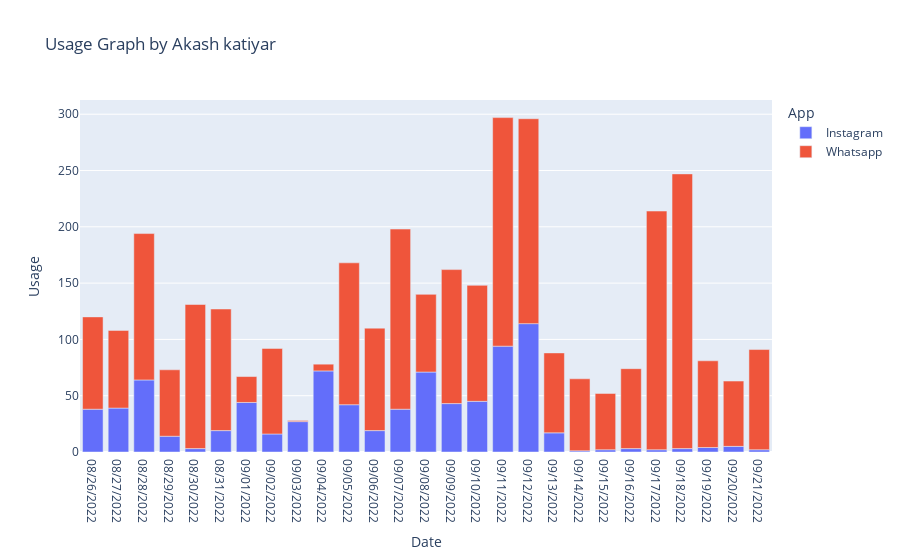

Notebook code for this chart:
### Code cell
figure=px.bar(data_frame=data, x="Date", y="Usage", color="App", title="Usage Graph by Akash katiyar")
figure.show()

### Figure 1 — Plotly figure (JSON) as saved in the notebook; plotly's stock layout.template omitted (floating-point values rounded to 4 significant figures)
{"data": [{"alignmentgroup": "True", "hovertemplate": "App=Instagram<br>Date=%{x}<br>Usage=%{y}<extra></extra>", "legendgroup": "Instagram", "marker": {"color": "#636efa", "pattern": {"shape": ""}}, "name": "Instagram", "offsetgroup": "Instagram", "orientation": "v", "showlegend": true, "textposition": "auto", "type": "bar", "visible": true, "x": ["08/26/2022", "08/27/2022", "08/28/2022", "08/29/2022", "08/30/2022", "08/31/2022", "09/01/2022", "09/02/2022", "09/03/2022", "09/04/2022", "09/05/2022", "09/06/2022", "09/07/2022", "09/08/2022", "09/09/2022", "09/10/2022", "09/11/2022", "09/12/2022", "09/13/2022", "09/14/2022", "09/15/2022", "09/16/2022", "09/17/2022", "09/18/2022", "09/19/2022", "09/20/2022", "09/21/2022"], "xaxis": "x", "y": [38, 39, 64, 14, 3, 19, 44, 16, 27, 72, 42, 19, 38, 71, 43, 45, 94, 114, 17, 1, 2, 3, 2, 3, 4, 5, 2], "yaxis": "y"}, {"alignmentgroup": "True", "hovertemplate": "App=Whatsapp<br>Date=%{x}<br>Usage=%{y}<extra></extra>", "legendgroup": "Whatsapp", "marker": {"color": "#EF553B", "pattern": {"shape": ""}}, "name": "Whatsapp", "offsetgroup": "Whatsapp", "orientation": "v", "showlegend": true, "textposition": "auto", "type": "bar", "visible": true, "x": ["08/26/2022", "08/27/2022", "08/28/2022", "08/29/2022", "08/30/2022", "08/31/2022", "09/01/2022", "09/02/2022", "09/03/2022", "09/04/2022", "09/05/2022", "09/06/2022", "09/07/2022", "09/08/2022", "09/09/2022", "09/10/2022", "09/11/2022", "09/12/2022", "09/13/2022", "09/14/2022", "09/15/2022", "09/16/2022", "09/17/2022", "09/18/2022", "09/19/2022", "09/20/2022", "09/21/2022"], "xaxis": "x", "y": [82, 69, 130, 59, 128, 108, 23, 76, 1, 6, 126, 91, 160, 69, 119, 103, 203, 182, 71, 64, 50, 71, 212, 244, 77, 58, 89], "yaxis": "y"}], "layout": {"autosize": true, "barmode": "relative", "legend": {"title": {"text": "App"}, "tracegroupgap": 0}, "title": {"text": "Usage Graph by Akash katiyar"}, "xaxis": {"anchor": "y", "autorange": true, "domain": [0, 1], "range": [-0.5, 26.5], "title": {"text": "Date"}, "type": "category"}, "yaxis": {"anchor": "x", "autorange": true, "domain": [0, 1], "range": [0, 312.6], "title": {"text": "Usage"}, "type": "linear"}}}
